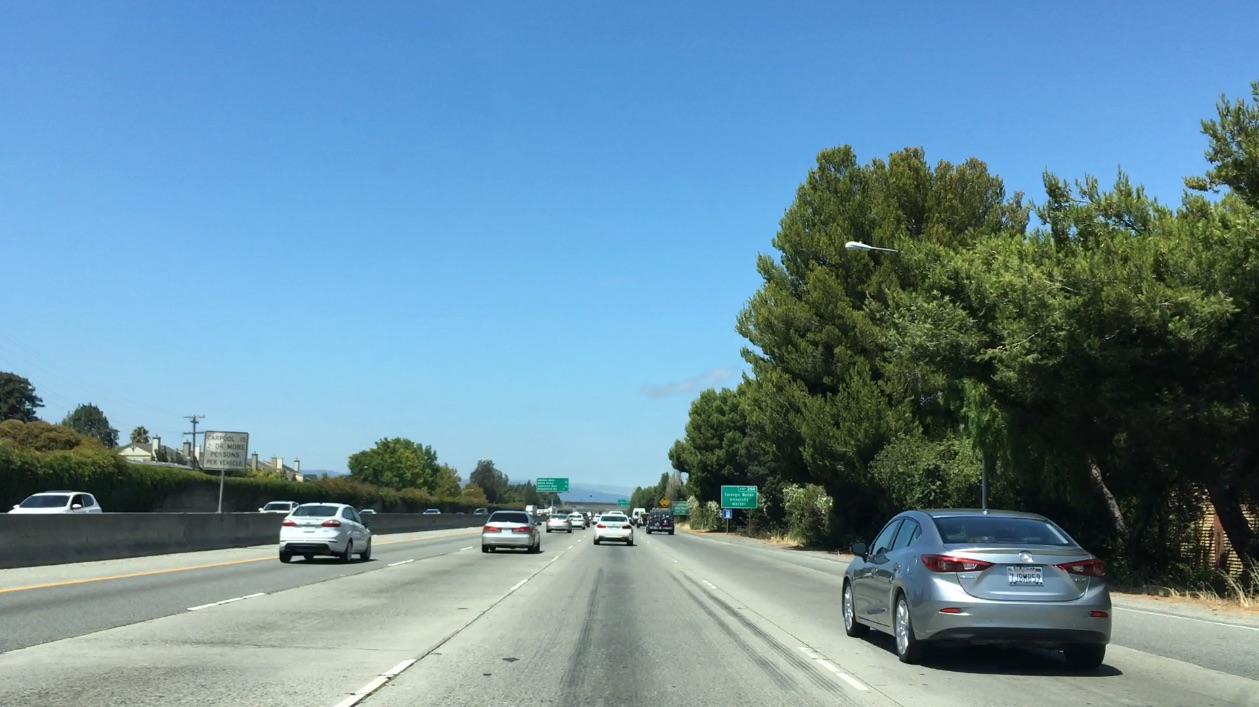
#> input picture YOLO Solution/test_images/test3.jpg, 1259 x 707 px, found by its file name
$ jupyter execute --allow-errors P5_CarDetection.ipynb   (shell and % lines are left out)   (older library calls are emulated)
#> lines starting #> are read from the running program, lines starting #| are printed output that depends on the picture; after the words box and inside, x2 and y2 are one past the last pixel; in counts of white or black regions, pixels touching at a corner belong together
## Prepare functions to train the svc model
### 1. Decide what features to use, maybe combination of color and gradient
###    For this problem, I will use combination of color and gradient(HOG)
### 2. Choose and train a classifier, not limited to linear SVM
###    For now I will use linear SVC, but will check if other method can improve the accuracy
### 3. Sliding windows to search vehicle in test images
###    Use multiple window size to sliding over the image
### 4. Use heatmap to filter out the false positive

[cell 1]
import matplotlib.image as mpimg
import matplotlib.pyplot as plt
import numpy as np
import pickle
import cv2
import glob
import time
from sklearn.svm import LinearSVC
from sklearn.preprocessing import StandardScaler
from skimage.feature import hog
from scipy.ndimage.measurements import label
from sklearn.model_selection import train_test_split

[cell 2]
# [11 lines left out: function visualize, not called in this run]

[cell 3]
# Load the data and display examples from car and non-car
car_path = glob.glob('.\\training_images\\vehicles\\*\\*.png')
notcar_path = glob.glob('.\\training_images\\non-vehicles\\*\\*.png')

car_ind = 100
notcar_ind = 100
#> (the rest of this cell did not finish here and is left out)

## Inherit the functions from classes

[cell 4]
# [38 lines left out: functions convert_color, get_hog_features, bin_spatial, color_hist, not called in this run]

def extract_features(imgs, cspace='RGB', spatial_size=(32, 32),
                    hist_bins=32, orient=9, pix_per_cell=8, cell_per_block=2,
                    hog_channel=0, spatial_feat=True, hist_feat=True, hog_feat=True):
    # Create a list to append feature vectors to
    features = []
    # Iterate through the list of images
    for file in imgs:
        file_features = []
        # Read in each one by one
        image = mpimg.imread(file)
        # apply color conversion if other than 'RGB'
        if cspace != 'RGB':
            if cspace == 'HSV':
                feature_image = cv2.cvtColor(image, cv2.COLOR_RGB2HSV)
            elif cspace == 'LUV':
                feature_image = cv2.cvtColor(image, cv2.COLOR_RGB2LUV)
            elif cspace == 'HLS':
                feature_image = cv2.cvtColor(image, cv2.COLOR_RGB2HLS)
            elif cspace == 'YUV':
                feature_image = cv2.cvtColor(image, cv2.COLOR_RGB2YUV)
            elif cspace == 'YCrCb':
                feature_image = cv2.cvtColor(image, cv2.COLOR_RGB2YCrCb)
        else: feature_image = np.copy(image)

        if spatial_feat == True:
            # Apply bin_spatial() to get spatial color features
            spatial_features = bin_spatial(feature_image, size=spatial_size)
            file_features.append(spatial_features)
        if hist_feat == True:
            # Apply color_hist()
            hist_features = color_hist(feature_image, nbins=hist_bins)
            file_features.append(hist_features)
        if hog_feat == True:
            # Call get_hog_features() with vis=False, feature_vec=True
            if hog_channel == 'ALL':
                hog_features = []
                for channel in range(feature_image.shape[2]):
                    hog_features.append(get_hog_features(feature_image[:,:,channel],
                                        orient, pix_per_cell, cell_per_block,
                                        vis=False, feature_vec=True))
                hog_features = np.ravel(hog_features)
            else:
                hog_features = get_hog_features(feature_image[:,:,hog_channel], orient,
                                                pix_per_cell, cell_per_block, vis=False,
                                                feature_vec=True)
            #Append the new feature vector to the features list
            file_features.append(hog_features)
        features.append(np.concatenate(file_features))
    # return list of feature vectors
    return features

def slide_window(img, x_start_stop=[None, None], y_start_stop=[None, None],
                    xy_window=(64, 64), xy_overlap=(0.5, 0.5)):
    # If x and/or y start/stop positions not defined, set to image size
    if x_start_stop[0] == None:
        x_start_stop[0] = 0
    if x_start_stop[1] == None:
        x_start_stop[1] = img.shape[1]
    if y_start_stop[0] == None:
        y_start_stop[0] = 0
    if y_start_stop[1] == None:
        y_start_stop[1] = img.shape[0]
    # Compute the span of the region to be searched
    xspan = x_start_stop[1] - x_start_stop[0]
    yspan = y_start_stop[1] - y_start_stop[0]
    # Compute the number of pixels per step in x/y
    nx_pix_per_step = np.int(xy_window[0]*(1 - xy_overlap[0]))
    ny_pix_per_step = np.int(xy_window[1]*(1 - xy_overlap[1]))
    # Compute the number of windows in x/y NO BUFFER IN UTUBE VID
    #nx_buffer = np.int(xy_window[0]*(xy_overlap[0]))
    #ny_buffer = np.int(xy_window[1]*(xy_overlap[1]))
    nx_windows = np.int(xspan/nx_pix_per_step) - 1
    ny_windows = np.int(yspan/ny_pix_per_step) - 1
    # Initialize a list to append window positions to
    window_list = []
    # Loop through finding x and y window positions
    # Note: you could vectorize this step, but in practice
    # you'll be considering windows one by one with your
    # classifier, so looping makes sense
    for ys in range(ny_windows):
        for xs in range(nx_windows):
            # Calculate window position
            startx = xs*nx_pix_per_step + x_start_stop[0]
            endx = startx + xy_window[0]
            starty = ys*ny_pix_per_step + y_start_stop[0]
            endy = starty + xy_window[1]
            # Append window position to list
            window_list.append(((startx, starty), (endx, endy)))
    # Return the list of windows
    return window_list

# Draws a bounding box given a set of coordinates of opposite rectangle corners
def draw_boxes(img, bboxes, color=(0, 0, 255), thick=6):
    # Make a copy of the image
    imcopy = np.copy(img)
    # Iterate through the bounding boxes
    for bbox in bboxes:
        # Draw a rectangle given bbox coordinates
        cv2.rectangle(imcopy, bbox[0], bbox[1], color, thick)
    # Return the image copy with boxes drawn
    return imcopy

# Define a function to extract features from a single image window
# This function is very similar to extract_features()
# just for a single image rather than list of images
# [85 lines left out: functions single_img_features, search_windows, not called in this run]

[cell 5]
color_space = 'RGB'  # Can be RGB, HSV, LUV, HLS, YUV, YCrCb
orient = 9  # HOG orientations
pix_per_cell = 8  # HOG pixels per cell
cell_per_block = 2  # HOG cells per block
hog_channel = "ALL" # Can be 0, 1, 2, or "ALL"
spatial_size = (32, 32)  # Spatial binning dimensions
hist_bins = 32  # Number of histogram bins
spatial_feat = True  # Spatial features on or off
hist_feat = True # Histogram features on or off
hog_feat = True  # HOG features on or off

## Example of HOG

#> (a cell that did not finish here is left out)

## Example of Spacital Bin

#> (a cell that did not finish here is left out)

## Example of Color Histogram

#> (a cell that did not finish here is left out)

## Feature Extraction Parameter Tuning

[cell 9]
from sklearn.utils import shuffle
test_cars, test_notcars = shuffle(car_path, notcar_path[:len(car_path)])
n_samples = 1000
test_cars = test_cars[:n_samples]
test_notcars = test_notcars[:n_samples]

def parameter_tuning(color_space=color_space, spatial_size=spatial_size,
                    hist_bins=hist_bins, orient=orient, pix_per_cell=pix_per_cell, cell_per_block=cell_per_block,
                    hog_channel=hog_channel, spatial_feat=spatial_feat, hist_feat=hist_feat, hog_feat=hog_feat):
    t=time.time()
    car_features = extract_features(test_cars, cspace=color_space,
                        spatial_size=spatial_size, hist_bins=hist_bins,
                        orient=orient, pix_per_cell=pix_per_cell,
                        cell_per_block=cell_per_block,
                        hog_channel=hog_channel, spatial_feat=spatial_feat,
                        hist_feat=hist_feat, hog_feat=hog_feat)
    notcar_features = extract_features(test_notcars, cspace=color_space,
                        spatial_size=spatial_size, hist_bins=hist_bins,
                        orient=orient, pix_per_cell=pix_per_cell,
                        cell_per_block=cell_per_block,
                        hog_channel=hog_channel, spatial_feat=spatial_feat,
                        hist_feat=hist_feat, hog_feat=hog_feat)

    print(np.round(time.time()-t, 2), ' seconds to compute features')

    X = np.vstack((car_features, notcar_features)).astype(np.float64)
    # Fit a per-column scaler
    X_scaler = StandardScaler().fit(X)
    # Apply the scaler to X
    scaled_X = X_scaler.transform(X)

    # Define the labels vector
    y = np.hstack((np.ones(len(car_features)), np.zeros(len(notcar_features))))

    # Split up data into randomized training and test sets
    rand_state = np.random.randint(0,100)
    X_train, X_test, y_train, y_test = train_test_split(scaled_X, y, test_size=0.2,
                                                    random_state=rand_state)

    print('Using: ',color_space,' color space and ',orient,'orientations and',pix_per_cell,
    'pixels per cell and', cell_per_block,'cells per block and',
     hist_bins, 'histogram bins, and', spatial_size, 'spatial sampling')
    print('Feature vector length:', len(X_train[0]))
    # Use a linear SVC
    svc = LinearSVC()
    # Check the training time for the SVC
    t=time.time()
    svc.fit(X_train, y_train)
    t2 = time.time()
    print(np.round(t2-t, 2), 'Seconds to train SVC')
    # Check the score of the SVC
    print('Test Accuracy of SVC = ', np.round(svc.score(X_test, y_test), 5))
    print('______________________________________________________________________________________________________________________')

[cell 10]
color_scan = ['RGB', 'HSV', 'YCrCb', 'LUV', 'YUV', 'HLS']

#> (the rest of this cell did not finish here and is left out)

[cell 11]
color_space = 'YCrCb'
pix_per_cell_scan = [8, 16, 32]

#> (the rest of this cell did not finish here and is left out)


print("ALL DONE!!!!!!!!!")

[cell 12]
pix_per_cell = 8
cell_per_block_scan = [1, 2, 3, 4]

#> (the rest of this cell did not finish here and is left out)


print("ALL DONE!!!!!!!!!")

[cell 13]
cell_per_block = 3
hog_channel_scan = [0, 1, 2, "ALL"]

#> (the rest of this cell did not finish here and is left out)


print("ALL DONE!!!!!!!!!")

[cell 14]
hog_channel = "ALL"
spatial_size_scan = [(8, 8), (16, 16), (32, 32),  (64, 64)]

#> (the rest of this cell did not finish here and is left out)

[cell 15]
spatial_size = (32, 32)
hist_bins_scan =[8, 16, 32]

#> (the rest of this cell did not finish here and is left out)

## Final Feature Parameters

[cell 16]
color_space = 'YCrCb'
orient = 9
pix_per_cell = 8
cell_per_block = 2
hog_channel = 'ALL'
spatial_size = (32, 32)
hist_bins = 32
spatial_feat = True
hist_feat = True
hog_feat = True

## Extract Features and Store to Prevent Repeat Calculation

[cell 17]
t = time.time()

car_features = extract_features(car_path, cspace=color_space,
                        spatial_size=spatial_size, hist_bins=hist_bins,
                        orient=orient, pix_per_cell=pix_per_cell,
                        cell_per_block=cell_per_block,
                        hog_channel=hog_channel, spatial_feat=spatial_feat,
                        hist_feat=hist_feat, hog_feat=hog_feat)
notcar_features = extract_features(notcar_path, cspace=color_space,
                        spatial_size=spatial_size, hist_bins=hist_bins,
                        orient=orient, pix_per_cell=pix_per_cell,
                        cell_per_block=cell_per_block,
                        hog_channel=hog_channel, spatial_feat=spatial_feat,
                        hist_feat=hist_feat, hog_feat=hog_feat)

X = np.vstack((car_features, notcar_features)).astype(np.float64)
# Fit a per-column scaler
#> (the rest of this cell did not finish here and is left out)

## Train The Model

[cell 18]
## load the saved features data

# dist_pickle = pickle.load(open("store_features.p", "rb"))
# X = dist_pickle['X_feature']
# y = dist_pickle['y_feature']

# # Split up data into randomized training and test sets
# # Train the model

# # Split up data into randomized training and test sets
rand_state = np.random.randint(0,100)
#> (the rest of this cell did not finish here and is left out)

## Save Trained Model

[cell 19]
# temp = {'svc':svc,
#         'color_space': color_space,
#         'orient':  orient,
#         'pix_per_cell':  pix_per_cell,
#         'cell_per_block':  cell_per_block,
#         'hog_channel':  hog_channel,
#         'spatial_size':  spatial_size,
#         'hist_bins':  hist_bins,
#         'spatial_feat':  spatial_feat,
#         'hist_feat':  hist_feat,
#         'hog_feat':  hog_feat,
#         'X_scaler': X_scaler}
# # file_Name = "trained_svc.p"
# # open the file for writing
# fileObject = open('trained_svc.p', 'wb')

# # this writes the object a to the
# pickle.dump(temp, fileObject)

# # here we close the fileObject
# fileObject.close()

## Load Trained Model

[cell 20]
# [14 lines of commented-out code are left out]

[cell 21]
y_start_stop=[400, 656]
overlap = 0.5
xy_overlap=(overlap, overlap)

test_image = mpimg.imread('.\\test_images\\test3.jpg')
#> test_image is the input picture: shape (707, 1259, 3); mean R, G, B 104.8, 141, 158.4
windows = slide_window(test_image, y_start_stop=y_start_stop,
                       xy_window=(96,96), xy_overlap=xy_overlap)
#> windows = 100 items
plt.imshow(draw_boxes(test_image, windows))
#> the loop in draw_boxes, `for bbox in bboxes:` made 100 passes
#> bbox on passes 1 to 12: ((0, 400), (96, 496)), ((48, 400), (144, 496)), ((96, 400), (192, 496)), ((144, 400), (240, 496)), ((192, 400), (288, 496)), ((240, 400), (336, 496)), ((288, 400), (384, 496)), ((336, 400), (432, 496)), ((384, 400), (480, 496)), ((432, 400), (528, 496)), ((480, 400), (576, 496)), ((528, 400), (624, 496))
#> after the loop in draw_boxes, `for bbox in bboxes:`:
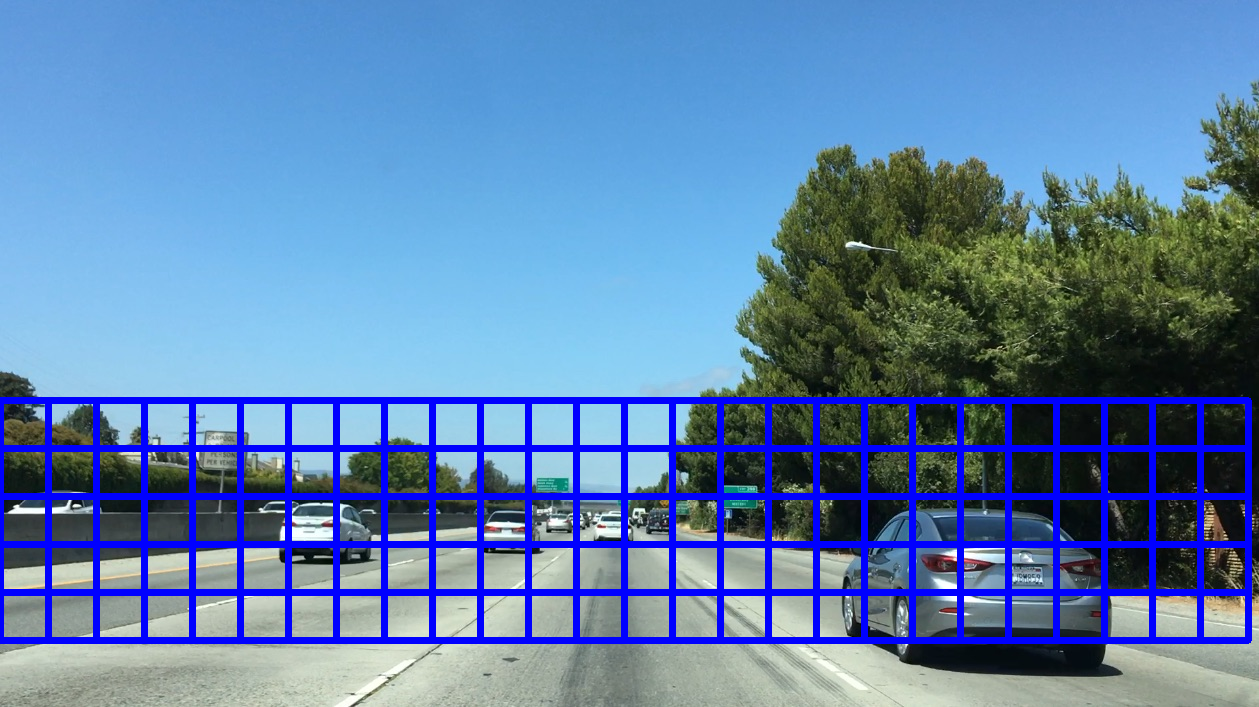
#> imcopy: shape (707, 1259, 3); 10.19% of pixels changed, all inside (x1, y1, x2, y2) = (0, 397, 1252, 644)
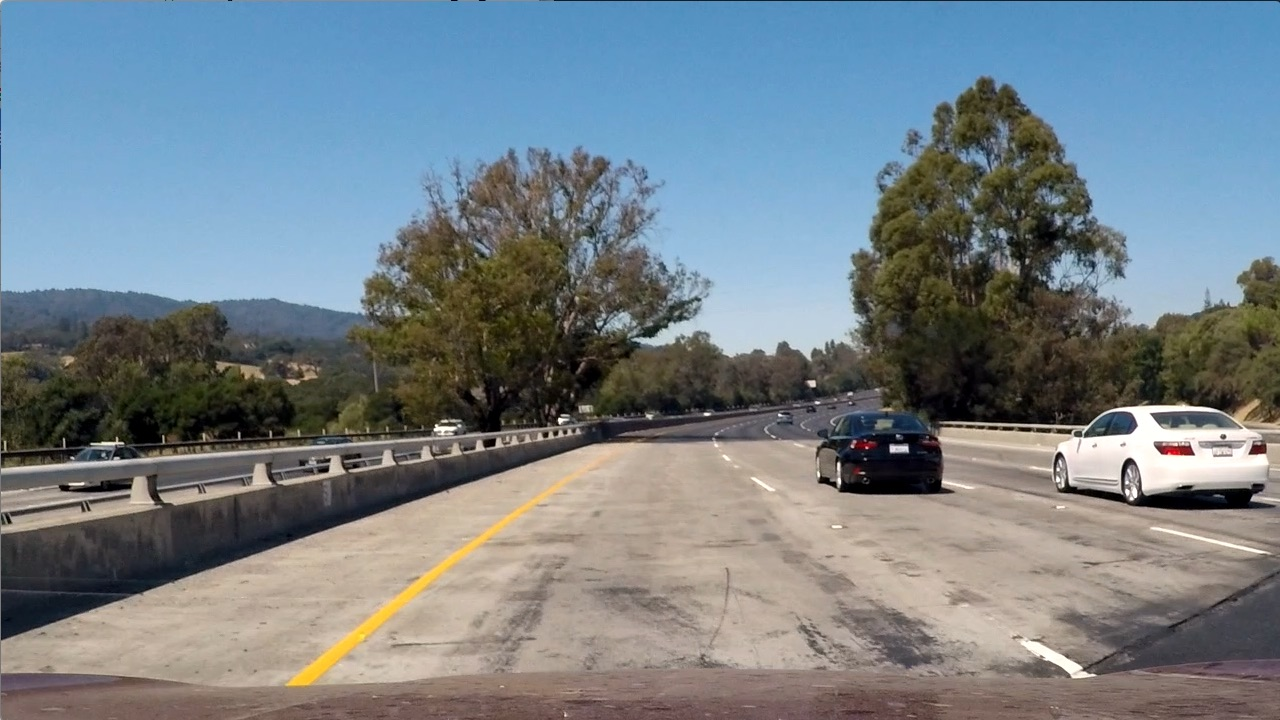
#> input picture YOLO Solution/test_images/test1.jpg, 1280 x 720 px
#> further down, img is the input picture: shape (720, 1280, 3); mean R, G, B 117.5, 128.7, 135.5

[cell 22]
searchpath = 'test_images/*'
example_images = glob.glob(searchpath)
images = []
titles = []
y_start_stop = [400, 656] # Min & Max in y to search in slide_window()
overlap = 0.5
#> (the rest of this cell did not finish here and is left out)

    hot_windows = search_windows(img, windows, svc, X_scaler, color_space=color_space,
                                    spatial_size=spatial_size, hist_bins=hist_bins, orient=orient,
                                    pix_per_cell=pix_per_cell, cell_per_block=cell_per_block,
                                    hog_channel=hog_channel, spatial_feat=spatial_feat,
                                    hist_feat=hist_feat, hog_feat=hog_feat)

    window_img = draw_boxes(draw_img, hot_windows, color=(0, 0 ,255), thick=6)
    images.append(window_img)
    titles.append('')
fig = plt.figure(figsize=(16,9))
visualize(fig,3,2,images,titles)
